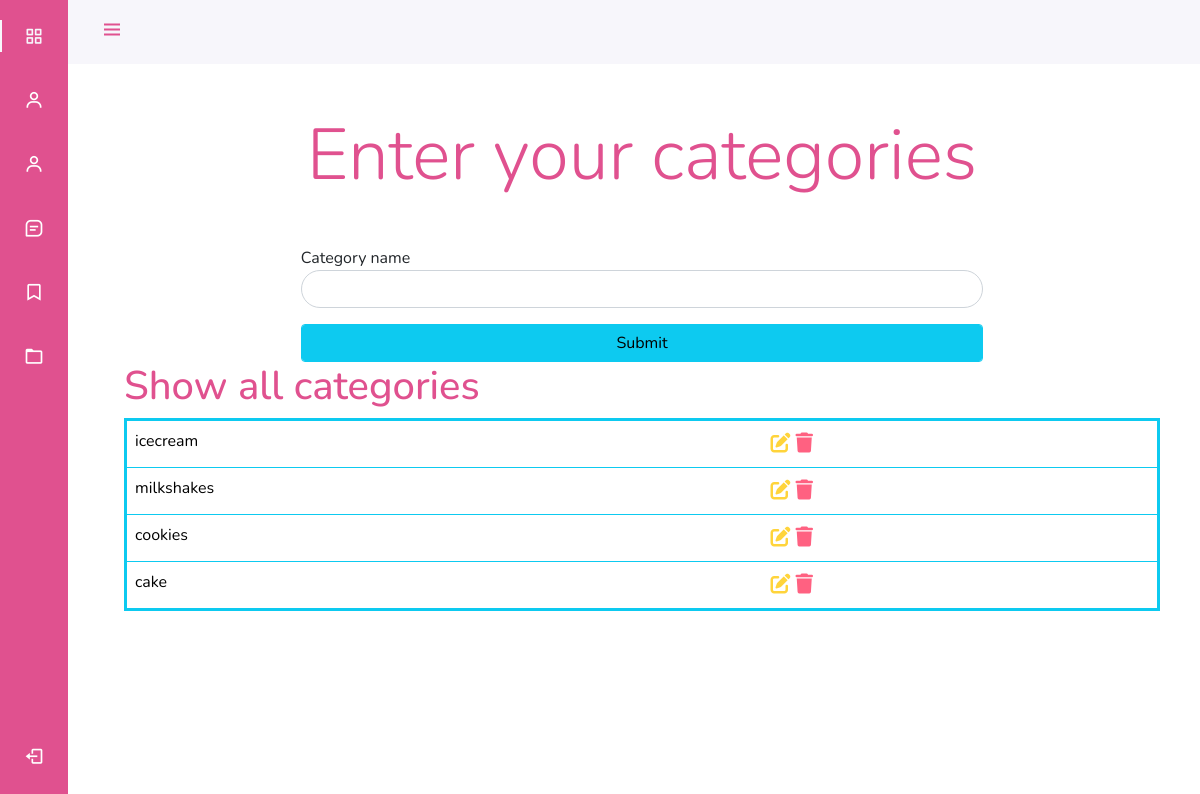
Screenshot of /admin/category.php with the database file from the repository.
### tables this page shows
CREATE TABLE `categories` (
  `category_id` int(255) NOT NULL,
  `category_name` varchar(30) NOT NULL
);

### admin/category.php (the view, shortened to what this page needs)
<?php
    require_once("sidebar.php");
?>
<div class="container-fluid">
        <div class="row">
            <div class="col-lg-8 mx-auto">
                <h1 class="display-2 text-center my-5"> Enter your categories </h1>
                <form method="POST" enctype='multipart/form-data'>
                    <div class="mb-3">
                        <label for="category_name"> Category name </label>
                        <input type="text" name="category_name" id="" class="form-control" style="border-radius:20px;" required>
                    </div>
                    <button type="submit" name="category_form"class="btn btn-info form-control">Submit</button>
                </form>
            </div>
        </div>
    </div>
<div class="container-fluid">
    <div class="row">
        <div class="col-lg-12">
            <h1>Show all categories</h1>
            <table class="table table-hover border border-3 border-info">
  <tbody>
        <?php
            $select_query="SELECT * FROM `categories`";
            $result=mysqli_query($connection,$select_query);
            while($row=mysqli_fetch_assoc($result)){
                    ?>
                        <tr>
                        <td> <?php echo $row['category_name']?></td>
                        <td class="fs-5">
                            <a href="update_register.php?update_user&category_id=<?php echo$row['category_id']?>" ><i class="fa-solid fa-pen-to-square" style="color: #FFD43B;"></i> </a>
                            <a href="category.php?delete_category&category_id=<?php echo$row['category_id']?>"><i class="fa-solid fa-trash" style="color: #ff6181;"></i></a>
                        </td>
                        </tr>
                    <?php
            }
        ?>
  </tbody>
</table>
        </div>
    </div>
</div>
<?php
    require_once("footer.php");
?>
<?php
    require_once("footer.php");
?>

### admin/sidebar.php (style rules this page uses)
:root { --header-height: 3rem;--nav-width: 68px;--first-color: #e0518f;--first-color-light: white;--white-color: #F7F6FB;--body-font: 'Nunito', sans-serif;--normal-font-size: 1rem;--z-fixed: 100 }
*,::before,::after { box-sizing: border-box }
body { position: relative;margin: var(--header-height) 0 0 0;padding: 0 1rem;font-family: var(--body-font);font-size: var(--normal-font-size);transition: .5s }
a { text-decoration: none }
@media screen and (min-width: 768px) { body { margin: calc(var(--header-height) + 1rem) 0 0 0;padding-left: calc(var(--nav-width) + 2rem) } }
form .mb-3 input { border-radius:500px; }
h1 { color:#e0518f }

### rows the page displays
categories: category_name "icecream"
categories: category_name "milkshakes"
categories: category_name "cookies"
categories: category_name "cake"
